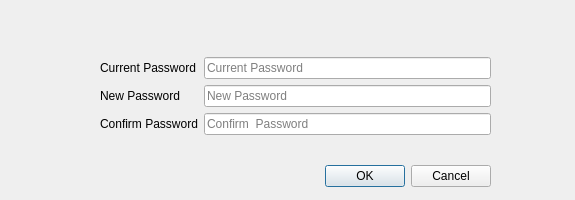
<?xml version="1.0" encoding="UTF-8"?>
<ui version="4.0">
 <class>PasswordChangeDialog</class>
 <widget class="QWidget" name="PasswordChangeDialog">
  <property name="geometry">
   <rect>
    <x>0</x>
    <y>0</y>
    <width>575</width>
    <height>200</height>
   </rect>
  </property>
  <property name="sizePolicy">
   <sizepolicy hsizetype="Fixed" vsizetype="Preferred">
    <horstretch>0</horstretch>
    <verstretch>0</verstretch>
   </sizepolicy>
  </property>
  <property name="maximumSize">
   <size>
    <width>575</width>
    <height>200</height>
   </size>
  </property>
  <property name="windowTitle">
   <string>Chamge Password</string>
  </property>
  <widget class="QDialogButtonBox" name="buttonBox">
   <property name="geometry">
    <rect>
     <x>30</x>
     <y>160</y>
     <width>461</width>
     <height>32</height>
    </rect>
   </property>
   <property name="orientation">
    <enum>Qt::Horizontal</enum>
   </property>
   <property name="standardButtons">
    <set>QDialogButtonBox::Cancel|QDialogButtonBox::Ok</set>
   </property>
  </widget>
  <widget class="QWidget" name="layoutWidget">
   <property name="geometry">
    <rect>
     <x>100</x>
     <y>40</y>
     <width>391</width>
     <height>111</height>
    </rect>
   </property>
   <layout class="QFormLayout" name="passwordLayout">
    <property name="formAlignment">
     <set>Qt::AlignCenter</set>
    </property>
    <item row="0" column="0">
     <widget class="QLabel" name="currrent_pass_label">
      <property name="text">
       <string>Current Password</string>
      </property>
     </widget>
    </item>
    <item row="0" column="1">
     <widget class="QLineEdit" name="currentPassword">
      <property name="maxLength">
       <number>64</number>
      </property>
      <property name="echoMode">
       <enum>QLineEdit::Password</enum>
      </property>
      <property name="placeholderText">
       <string>Current Password</string>
      </property>
     </widget>
    </item>
    <item row="1" column="0">
     <widget class="QLabel" name="new_pass_label">
      <property name="text">
       <string>New Password</string>
      </property>
     </widget>
    </item>
    <item row="1" column="1">
     <widget class="QLineEdit" name="newPassword">
      <property name="maxLength">
       <number>64</number>
      </property>
      <property name="echoMode">
       <enum>QLineEdit::Password</enum>
      </property>
      <property name="placeholderText">
       <string>New Password</string>
      </property>
     </widget>
    </item>
    <item row="2" column="0">
     <widget class="QLabel" name="confirm_pass_label">
      <property name="text">
       <string>Confirm Password</string>
      </property>
     </widget>
    </item>
    <item row="2" column="1">
     <widget class="QLineEdit" name="confirmPassword">
      <property name="maxLength">
       <number>64</number>
      </property>
      <property name="echoMode">
       <enum>QLineEdit::Password</enum>
      </property>
      <property name="placeholderText">
       <string>Confirm  Password</string>
      </property>
     </widget>
    </item>
   </layout>
  </widget>
 </widget>
 <resources/>
 <connections>
  <connection>
   <sender>buttonBox</sender>
   <signal>accepted()</signal>
   <receiver>PasswordChangeDialog</receiver>
   <slot>accept()</slot>
   <hints>
    <hint type="sourcelabel">
     <x>248</x>
     <y>254</y>
    </hint>
    <hint type="destinationlabel">
     <x>157</x>
     <y>274</y>
    </hint>
   </hints>
  </connection>
  <connection>
   <sender>buttonBox</sender>
   <signal>rejected()</signal>
   <receiver>PasswordChangeDialog</receiver>
   <slot>reject()</slot>
   <hints>
    <hint type="sourcelabel">
     <x>316</x>
     <y>260</y>
    </hint>
    <hint type="destinationlabel">
     <x>286</x>
     <y>274</y>
    </hint>
   </hints>
  </connection>
 </connections>
 <slots>
  <slot>accept()</slot>
  <slot>reject()</slot>
 </slots>
</ui>
